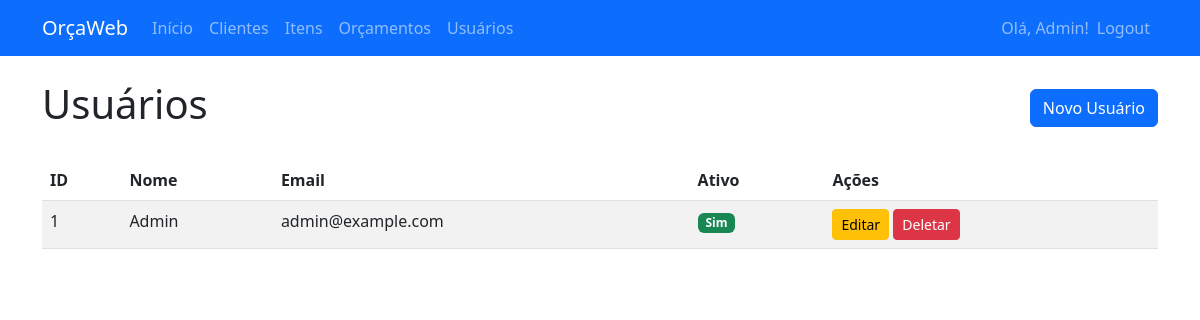
/usuarios (signed in), run on the app's committed database.
### app/models.py (models this page shows)
class Usuario(db.Model, UserMixin):
    __tablename__ = 'usuarios'
    id = db.Column(db.Integer, primary_key=True)
    nome = db.Column(db.String(100), nullable=False)
    email = db.Column(db.String(120), unique=True, nullable=False)
    senha_hash = db.Column(db.String(128), nullable=False)
    ativo = db.Column(db.Boolean, default=True)
    orcamentos = db.relationship('Orcamento', backref='usuario', lazy=True)

### app/routes.py (the view)
@bp.route('/usuarios')
@login_required
def usuarios():
    usuarios = Usuario.query.all()
    return render_template('usuarios.html', usuarios=usuarios, app_nome='OrçaWeb', empresa_nome='Sua Empresa', logo_url='')

### app/__init__.py (called while the page is built)
@login_manager.user_loader
def load_user(user_id):
    from .models import Usuario
    return Usuario.query.get(int(user_id))

### templates/usuarios.html
{% extends "base.html" %}
{% block content %}
<div class="d-flex justify-content-between align-items-center mb-4">
    <h1>Usuários</h1>
    <a href="{{ url_for('main.usuario_novo') }}" class="btn btn-primary">Novo Usuário</a>
</div>
<table class="table table-striped">
    <thead>
        <tr>
            <th>ID</th>
            <th>Nome</th>
            <th>Email</th>
            <th>Ativo</th>
            <th>Ações</th>
        </tr>
    </thead>
    <tbody>
        {% for usuario in usuarios %}
        <tr>
            <td>{{ usuario.id }}</td>
            <td>{{ usuario.nome }}</td>
            <td>{{ usuario.email }}</td>
            <td>
                {% if usuario.ativo %}
                    <span class="badge bg-success">Sim</span>
                {% else %}
                    <span class="badge bg-danger">Não</span>
                {% endif %}
            </td>
            <td>
                <a href="{{ url_for('main.usuario_editar', id=usuario.id) }}" class="btn btn-sm btn-warning">Editar</a>
                <a href="{{ url_for('main.usuario_deletar', id=usuario.id) }}" class="btn btn-sm btn-danger" onclick="return confirm('Tem certeza?')">Deletar</a>
            </td>
        </tr>
        {% endfor %}
    </tbody>
</table>
{% endblock %}

### templates/base.html (shortened to what this page needs)
<!DOCTYPE html>
<html lang="pt-BR">
<head>
    <link href="https://cdn.jsdelivr.net/npm/bootstrap@5.3.0/dist/css/bootstrap.min.css" rel="stylesheet">
    <link rel="stylesheet" href="https://cdn.jsdelivr.net/npm/bootstrap-icons@1.10.0/font/bootstrap-icons.css">
</head>
<body>
    <nav class="navbar navbar-expand-lg navbar-dark bg-primary">
        <div class="container">
            {% if logo_url %}
                <img src="{{ logo_url }}" alt="Logo" class="navbar-brand" style="height: 40px;">
            {% else %}
                <a class="navbar-brand" href="#">{{ app_nome }}</a>
            {% endif %}
            <div class="collapse navbar-collapse" id="navbarNav">
                <ul class="navbar-nav me-auto">
                    <li class="nav-item">
                        <a class="nav-link" href="{{ url_for('main.index') }}">Início</a>
                    </li>
                    <li class="nav-item">
                        <a class="nav-link" href="{{ url_for('main.clientes') }}">Clientes</a>
                    </li>
                    <li class="nav-item">
                        <a class="nav-link" href="{{ url_for('main.itens') }}">Itens</a>
                    </li>
                    <li class="nav-item">
                        <a class="nav-link" href="{{ url_for('main.orcamentos') }}">Orçamentos</a>
                    </li>
                    {% if current_user.is_authenticated and current_user.email == 'admin@example.com' %}
                    <li class="nav-item">
                        <a class="nav-link" href="{{ url_for('main.usuarios') }}">Usuários</a>
                    </li>
                    {% endif %}
                </ul>
                <ul class="navbar-nav d-flex align-items-center">
                    <li class="nav-item">
                        <span class="navbar-text">Olá, {{ current_user.nome }}!</span>
                    </li>
                    <li class="nav-item">
                        <a class="nav-link" href="{{ url_for('main.logout') }}">Logout</a>
                    </li>
                </ul>
            </div>
        </div>
    </nav>
    <div class="container mt-4">
        {% block content %}{% endblock %}
    </div>
</body>
</html>

### data on the page
Usuario: nome "Admin", id "1", email "admin@example.com", ativo "Sim"

### other printed values
{{ app_nome }} "OrçaWeb"
